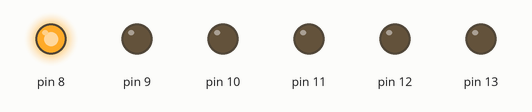
Simulated run of this sketch. Board: Arduino Uno, built with avr-gcc and run on an emulated ATmega328P. Parts: output pins drawn as LEDs (lit = HIGH).

Above: at 0.02 s.
At 0.32 s:
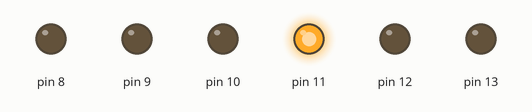
At 0.72 s:
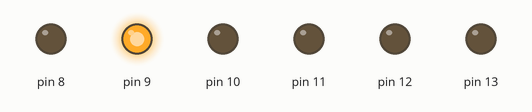
At 1.47 s:
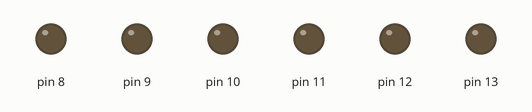
At 2.22 s:
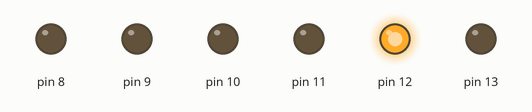
At 2.92 s:
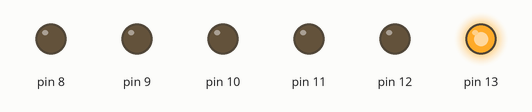
Timing chart, 0 to 3.2 s (numbered marks = the images above):
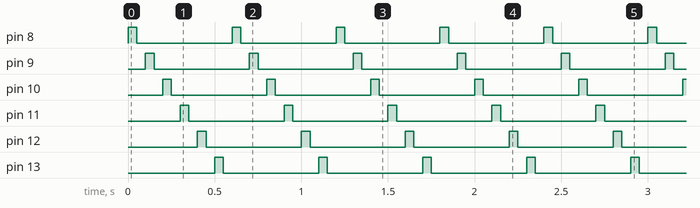

The sketch:

led_array_using_for_loop.ino
```cpp
void setup() {
for(int i=8;i<=13;i++)
{
  pinMode(i,OUTPUT); //defines digital pins from 8-13 as outputs
  }
}

void loop() {
  for(int i=8;i<=13;i++)
{
 digitalWrite(i,HIGH);
 delay(50);
 digitalWrite(i,LOW);
 delay(50);
}
}
```

Measured:
- by itself, pin 8–13: alternates HIGH for 0.05 s and LOW for 0.55 s
- by itself, everything shown: repeats every 0.60 s, in 12 steps
